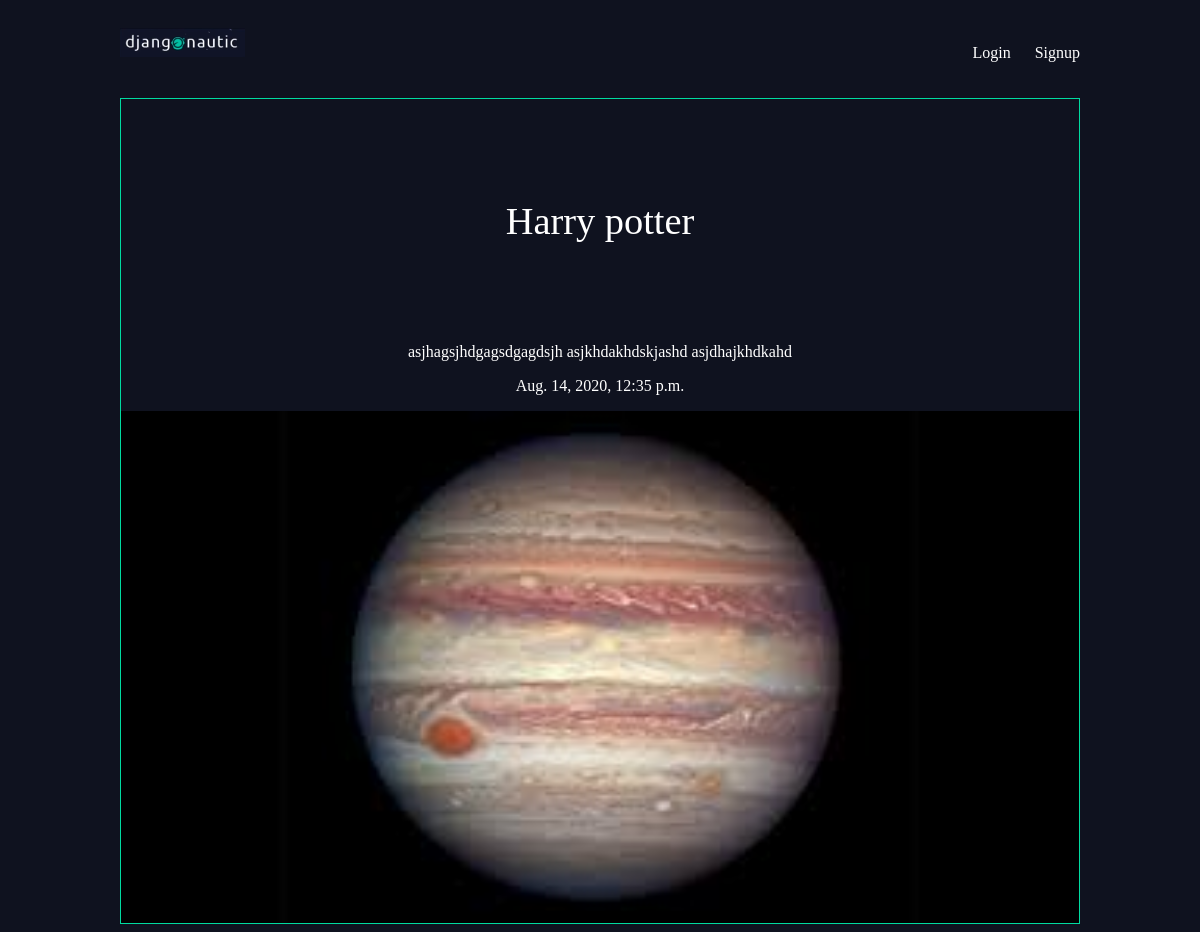
/articles/harry-potter/, run on the app's committed database.
### articles/models.py (models this page shows, shortened)
class Article(models.Model):
    title=models.CharField(max_length=100)
    slug=models.SlugField()
    body=models.TextField()
    date=models.DateTimeField(auto_now_add=True)
    thumb=models.ImageField(default="pic1.jpg",blank=True)
    author=models.ForeignKey(User,default=None,on_delete=models.CASCADE)

### articles/views.py (the view)
# urls.py: url(r'^(?P<slug>[\w-]+)/$',views.article_details,name="detail"),
def article_details(request,slug):
    article=Article.objects.get(slug=slug)
    return render(request,'articles/article_detail.html',{'article_detail':article})

### articles/templates/articles/article_detail.html
{% extends 'base_layout.html' %}
{% block content %}
<div class="article-detail">
    <div class="article">
        <h1>{{article_detail.title}}</h1>
        <p>{{article_detail.body}}</p>
        <p>{{article_detail.date}}</p>
        <img src="{{article_detail.thumb.url}}" />
    </div>
</div>
{% endblock %}

### assets/style.css (style rules this page uses)
body { background-color:#0f121f; color:#fff; }
body * { font-family:Ubuntu; }
h1,h2,h3,h4,h5 { font-weight:normal; margin:0; }
p { font-size: medium; }
div.wrapper h1 { text-align:center; margin:100px auto; font-size:2.4em; }
.article { padding:10px; border:1px solid #00dba0; position:relative; padding-bottom:40px; }
.article-detail .article { padding:0; }
.article-detail .article img { width:100%; }
.article-detail .article p { text-align:center; }

### data on the page
Article: title "Harry potter", body "asjhagsjhdgagsdgagdsjh asjkhdakhdskjashd asjdhajkhdkahd", date "Aug. 14, 2020, 12:35 p.m.", thumb (picture)
